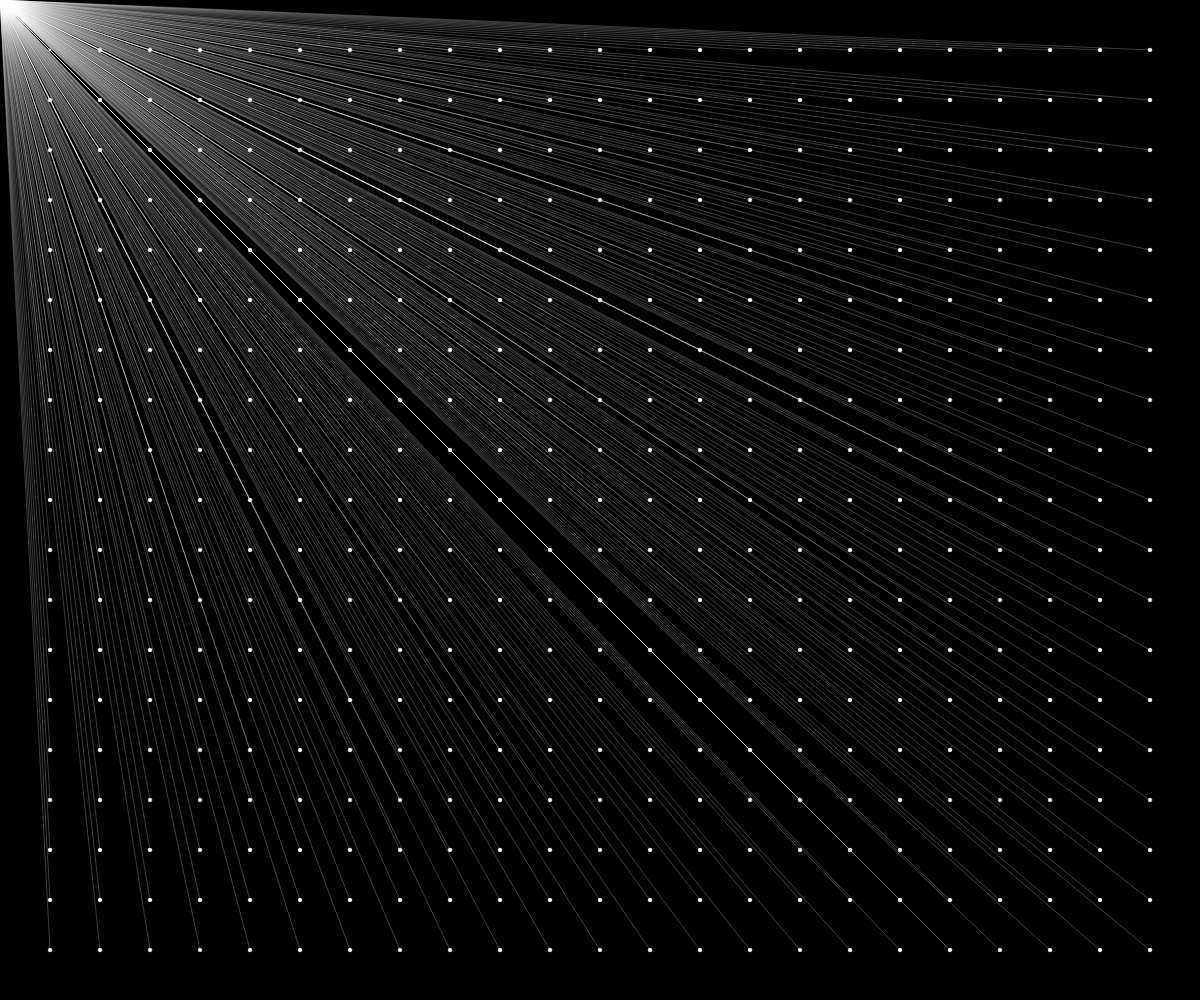
Frame 1 (no input)
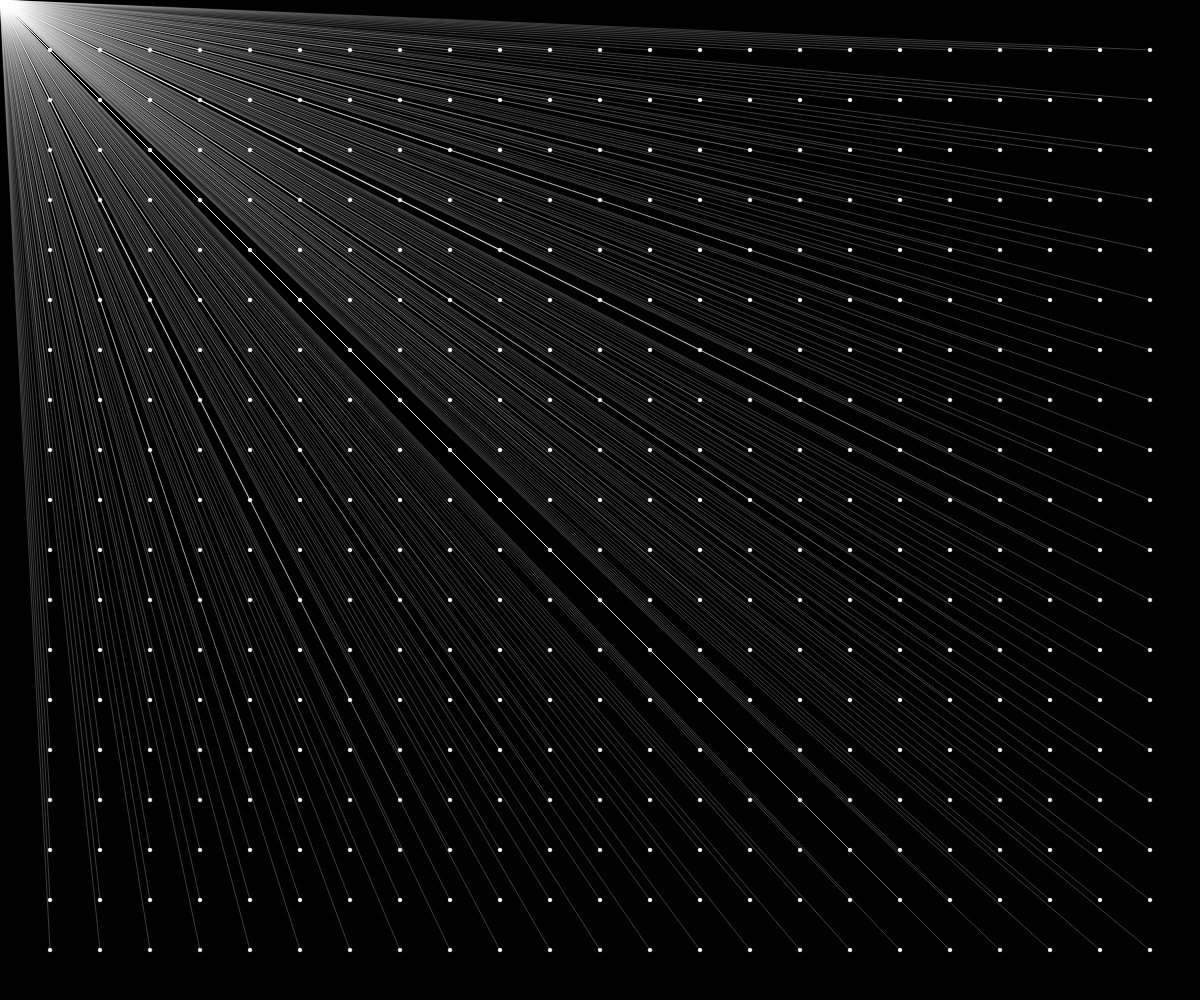
Frame 60 (no input)
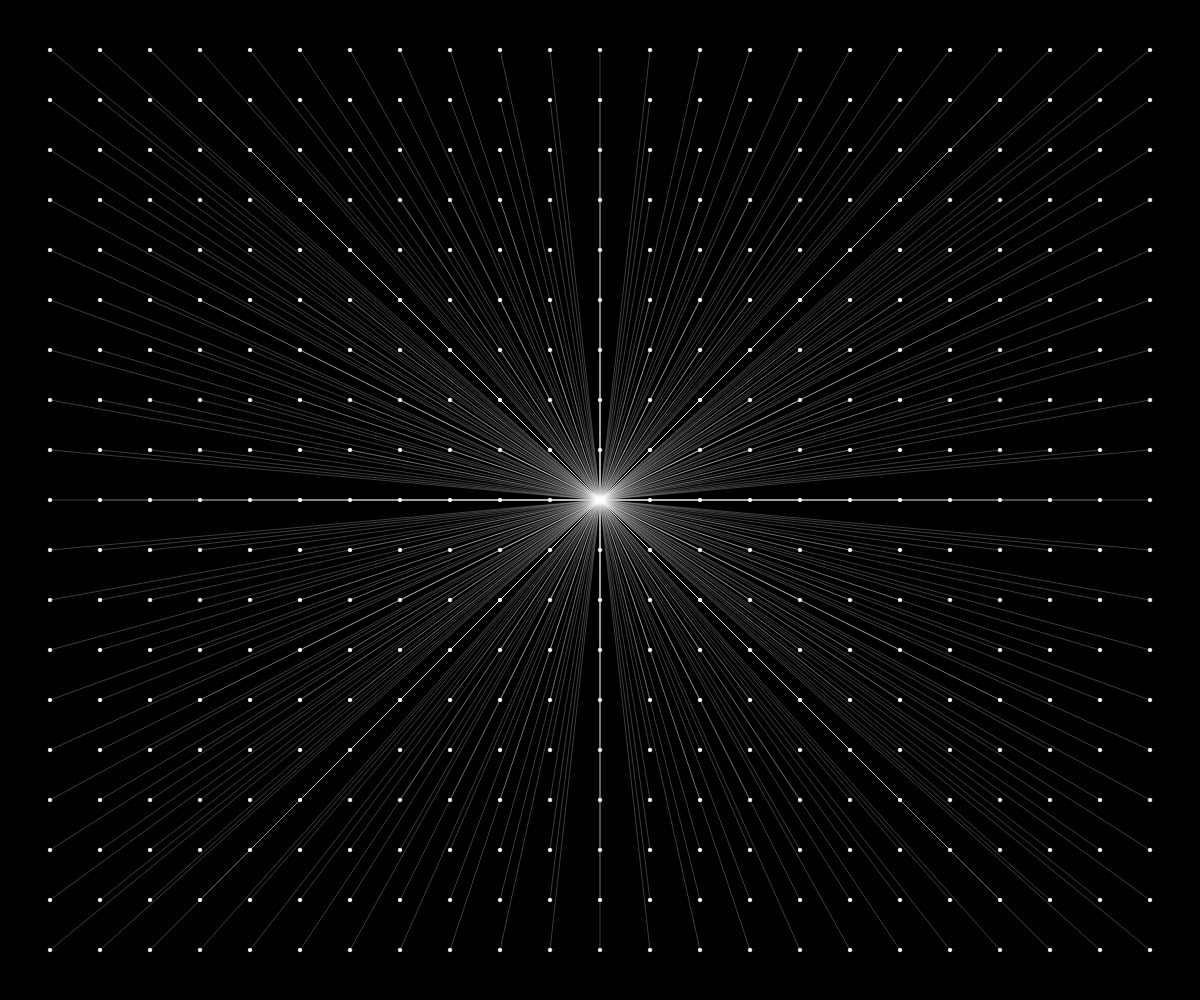
Frame 120 (the mouse pressed at the canvas centre since frame 60)

The p5.js sketch that drew these frames (run headless with seeded random() and noise() and a simulated clock; from frame 60 on, the mouse is pressed at the canvas centre):

// p5.js sketch
// ── sketch.js
let boxSize;

function setup(){
  createCanvas(windowWidth, windowHeight);
  noCursor()

}

 function draw(){
   background(0);
   displayDots();
 }

 function displayDots(){
   let pointSpacing = 50;
   for(let x = pointSpacing; x < width; x += pointSpacing){
     for(let y = pointSpacing; y < height; y += pointSpacing){
       fill(255);
       ellipse(x, y, 4, 4);
       stroke(255, 60);
       line(x, y, mouseX, mouseY);
     }
   }
 }
